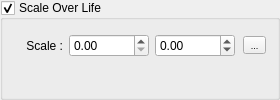
      <widget class="QGroupBox" name="Scaled">
       <property name="minimumSize">
        <size>
         <width>280</width>
         <height>0</height>
        </size>
       </property>
       <property name="title">
        <string>Scale Over Life</string>
       </property>
       <property name="flat">
        <bool>false</bool>
       </property>
       <property name="checkable">
        <bool>true</bool>
       </property>
       <layout class="QFormLayout" name="formLayout_6">
        <property name="labelAlignment">
         <set>Qt::AlignRight|Qt::AlignTrailing|Qt::AlignVCenter</set>
        </property>
        <property name="leftMargin">
         <number>0</number>
        </property>
        <property name="topMargin">
         <number>14</number>
        </property>
        <item row="0" column="1">
         <widget class="QWidget" name="ScaleOverLife" native="true">
          <layout class="QHBoxLayout" name="horizontalLayout_11" stretch="1,1,0,0">
           <property name="leftMargin">
            <number>0</number>
           </property>
           <property name="topMargin">
            <number>0</number>
           </property>
           <property name="rightMargin">
            <number>0</number>
           </property>
           <property name="bottomMargin">
            <number>0</number>
           </property>
           <item>
            <widget class="QcDoubleSpinBox" name="ScaleOverLifeMin">
             <property name="maximumSize">
              <size>
               <width>80</width>
               <height>16777215</height>
              </size>
             </property>
             <property name="minimum">
              <double>0.000000000000000</double>
             </property>
             <property name="singleStep">
              <double>0.100000000000000</double>
             </property>
            </widget>
           </item>
           <item>
            <widget class="QcDoubleSpinBox" name="ScaleOverLifeMax">
             <property name="maximumSize">
              <size>
               <width>80</width>
               <height>16777215</height>
              </size>
             </property>
             <property name="minimum">
              <double>-99.989999999999995</double>
             </property>
             <property name="singleStep">
              <double>0.100000000000000</double>
             </property>
            </widget>
           </item>
           <item>
            <spacer name="horizontalSpacer_15">
             <property name="orientation">
              <enum>Qt::Horizontal</enum>
             </property>
             <property name="sizeHint" stdset="0">
              <size>
               <width>0</width>
               <height>20</height>
              </size>
             </property>
            </spacer>
           </item>
           <item>
            <widget class="QToolButton" name="ScaleOverLifeEdit">
             <property name="minimumSize">
              <size>
               <width>23</width>
               <height>0</height>
              </size>
             </property>
             <property name="font">
              <font>
               <pointsize>7</pointsize>
              </font>
             </property>
             <property name="text">
              <string>...</string>
             </property>
            </widget>
           </item>
          </layout>
         </widget>
        </item>
        <item row="0" column="0">
         <widget class="QLabel" name="ScaleOverLifeLabel">
          <property name="minimumSize">
           <size>
            <width>60</width>
            <height>0</height>
           </size>
          </property>
          <property name="text">
           <string>Scale :</string>
          </property>
          <property name="alignment">
           <set>Qt::AlignRight|Qt::AlignTrailing|Qt::AlignVCenter</set>
          </property>
         </widget>
        </item>
       </layout>
      </widget>
